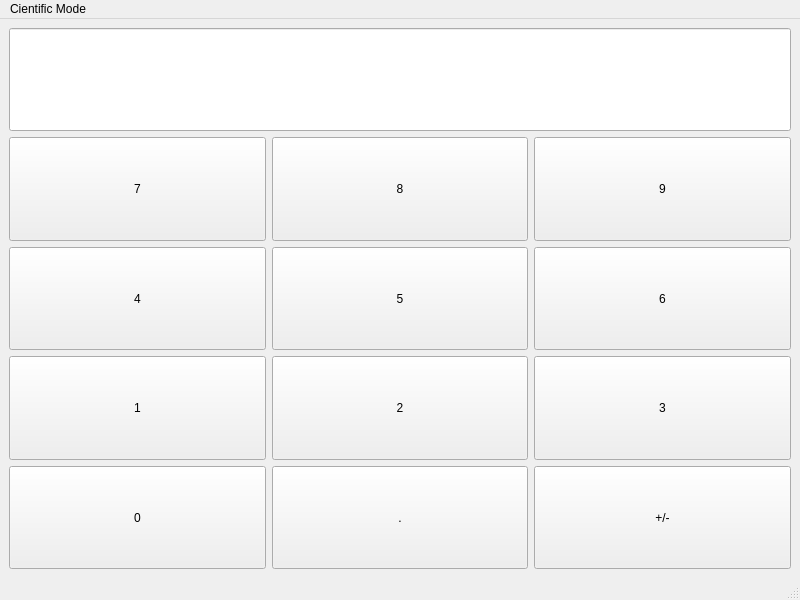
<?xml version="1.0" encoding="UTF-8"?>
<ui version="4.0">
 <class>ScientificCalculator</class>
 <widget class="QMainWindow" name="ScientificCalculator">
  <property name="geometry">
   <rect>
    <x>0</x>
    <y>0</y>
    <width>800</width>
    <height>600</height>
   </rect>
  </property>
  <property name="sizePolicy">
   <sizepolicy hsizetype="Expanding" vsizetype="Preferred">
    <horstretch>0</horstretch>
    <verstretch>0</verstretch>
   </sizepolicy>
  </property>
  <property name="windowTitle">
   <string>MainWindow</string>
  </property>
  <widget class="QWidget" name="centralwidget">
   <layout class="QGridLayout" name="gridLayout">
    <item row="2" column="0">
     <widget class="QPushButton" name="btn4">
      <property name="sizePolicy">
       <sizepolicy hsizetype="Preferred" vsizetype="Preferred">
        <horstretch>0</horstretch>
        <verstretch>0</verstretch>
       </sizepolicy>
      </property>
      <property name="text">
       <string>4</string>
      </property>
     </widget>
    </item>
    <item row="3" column="1">
     <widget class="QPushButton" name="btn2">
      <property name="sizePolicy">
       <sizepolicy hsizetype="Preferred" vsizetype="Preferred">
        <horstretch>0</horstretch>
        <verstretch>0</verstretch>
       </sizepolicy>
      </property>
      <property name="text">
       <string>2</string>
      </property>
     </widget>
    </item>
    <item row="1" column="0">
     <widget class="QPushButton" name="btn7">
      <property name="sizePolicy">
       <sizepolicy hsizetype="Preferred" vsizetype="Preferred">
        <horstretch>0</horstretch>
        <verstretch>0</verstretch>
       </sizepolicy>
      </property>
      <property name="text">
       <string>7</string>
      </property>
     </widget>
    </item>
    <item row="1" column="2">
     <widget class="QPushButton" name="btn9">
      <property name="sizePolicy">
       <sizepolicy hsizetype="Preferred" vsizetype="Preferred">
        <horstretch>0</horstretch>
        <verstretch>0</verstretch>
       </sizepolicy>
      </property>
      <property name="text">
       <string>9</string>
      </property>
     </widget>
    </item>
    <item row="2" column="1">
     <widget class="QPushButton" name="btn5">
      <property name="sizePolicy">
       <sizepolicy hsizetype="Preferred" vsizetype="Preferred">
        <horstretch>0</horstretch>
        <verstretch>0</verstretch>
       </sizepolicy>
      </property>
      <property name="text">
       <string>5</string>
      </property>
     </widget>
    </item>
    <item row="3" column="2">
     <widget class="QPushButton" name="btn3">
      <property name="sizePolicy">
       <sizepolicy hsizetype="Preferred" vsizetype="Preferred">
        <horstretch>0</horstretch>
        <verstretch>0</verstretch>
       </sizepolicy>
      </property>
      <property name="text">
       <string>3</string>
      </property>
     </widget>
    </item>
    <item row="1" column="1">
     <widget class="QPushButton" name="btn8">
      <property name="sizePolicy">
       <sizepolicy hsizetype="Preferred" vsizetype="Preferred">
        <horstretch>0</horstretch>
        <verstretch>0</verstretch>
       </sizepolicy>
      </property>
      <property name="text">
       <string>8</string>
      </property>
     </widget>
    </item>
    <item row="2" column="2">
     <widget class="QPushButton" name="btn6">
      <property name="sizePolicy">
       <sizepolicy hsizetype="Preferred" vsizetype="Preferred">
        <horstretch>0</horstretch>
        <verstretch>0</verstretch>
       </sizepolicy>
      </property>
      <property name="text">
       <string>6</string>
      </property>
     </widget>
    </item>
    <item row="3" column="0">
     <widget class="QPushButton" name="btn1">
      <property name="sizePolicy">
       <sizepolicy hsizetype="Preferred" vsizetype="Preferred">
        <horstretch>0</horstretch>
        <verstretch>0</verstretch>
       </sizepolicy>
      </property>
      <property name="text">
       <string>1</string>
      </property>
     </widget>
    </item>
    <item row="4" column="0">
     <widget class="QPushButton" name="btn0">
      <property name="sizePolicy">
       <sizepolicy hsizetype="Preferred" vsizetype="Preferred">
        <horstretch>0</horstretch>
        <verstretch>0</verstretch>
       </sizepolicy>
      </property>
      <property name="text">
       <string>0</string>
      </property>
     </widget>
    </item>
    <item row="4" column="1">
     <widget class="QPushButton" name="btnDot">
      <property name="sizePolicy">
       <sizepolicy hsizetype="Preferred" vsizetype="Preferred">
        <horstretch>0</horstretch>
        <verstretch>0</verstretch>
       </sizepolicy>
      </property>
      <property name="text">
       <string>.</string>
      </property>
     </widget>
    </item>
    <item row="4" column="2">
     <widget class="QPushButton" name="btnSign">
      <property name="sizePolicy">
       <sizepolicy hsizetype="Preferred" vsizetype="Preferred">
        <horstretch>0</horstretch>
        <verstretch>0</verstretch>
       </sizepolicy>
      </property>
      <property name="text">
       <string>+/-</string>
      </property>
     </widget>
    </item>
    <item row="0" column="0" colspan="3">
     <widget class="QLineEdit" name="display">
      <property name="sizePolicy">
       <sizepolicy hsizetype="Expanding" vsizetype="Minimum">
        <horstretch>0</horstretch>
        <verstretch>0</verstretch>
       </sizepolicy>
      </property>
     </widget>
    </item>
   </layout>
  </widget>
  <widget class="QMenuBar" name="menubar">
   <property name="geometry">
    <rect>
     <x>0</x>
     <y>0</y>
     <width>800</width>
     <height>22</height>
    </rect>
   </property>
   <widget class="QMenu" name="menuCientific_Mode">
    <property name="title">
     <string>Cientific Mode</string>
    </property>
   </widget>
   <addaction name="menuCientific_Mode"/>
  </widget>
  <widget class="QStatusBar" name="statusbar"/>
 </widget>
 <resources/>
 <connections/>
</ui>
